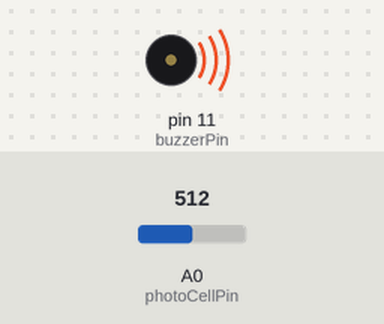
A sketch run on a simulated Arduino Uno, built with avr-gcc and run on an emulated ATmega328P. Shown: buzzer (waves = sounding). The inputs (shaded band) are chosen by the test bench; at power-on: A0 (photoCellPin) = 512. What the sketch prints to the serial monitor is not drawn.

Above: at 0.1 s.
Timing chart, 0 to 1.6 s (numbered marks = the images above):
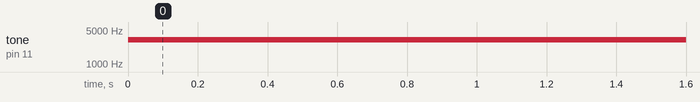

The sketch:

buzzer_2ndapp.ino
```cpp
const int buzzerPin = 11;
const int photoCellPin = A0;

int buzzerTone = 1000;
int photoCellValue = 0;

int minPitch = 500;
int maxPitch = 1500;

int minPhotoCell = 8;
int maxPhotoCell = 200;
void setup() {
  // put your setup code here, to run once:
  Serial.begin(9600);
}

void loop() {
  // put your main code here, to run repeatedly:
  photoCellValue = analogRead(photoCellPin);
  Serial.println(photoCellValue);
  int buzzerTone = map(photoCellValue , minPhotoCell , maxPhotoCell , minPitch , maxPitch);
  tone(buzzerPin , buzzerTone ,100);
}
```

Measured:
- by itself, tone on pin 11 (buzzerPin): silent → 3125 Hz at 0.00 s
